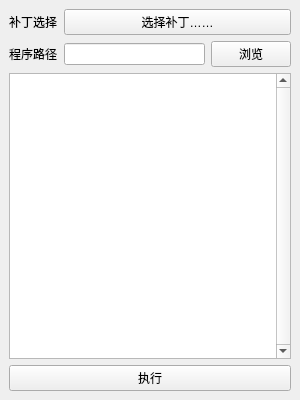
<?xml version="1.0" encoding="UTF-8"?>
<ui version="4.0">
 <class>MainWindow</class>
 <widget class="QMainWindow" name="MainWindow">
  <property name="geometry">
   <rect>
    <x>0</x>
    <y>0</y>
    <width>300</width>
    <height>400</height>
   </rect>
  </property>
  <property name="windowTitle">
   <string>简单补丁</string>
  </property>
  <widget class="QWidget" name="centralwidget">
   <layout class="QGridLayout" name="gridLayout" rowstretch="0,1,0,0" columnstretch="0,0,1">
    <property name="sizeConstraint">
     <enum>QLayout::SetMinimumSize</enum>
    </property>
    <item row="2" column="0" colspan="3">
     <widget class="QPlainTextEdit" name="txtStatus">
      <property name="sizePolicy">
       <sizepolicy hsizetype="Expanding" vsizetype="Expanding">
        <horstretch>0</horstretch>
        <verstretch>0</verstretch>
       </sizepolicy>
      </property>
      <property name="verticalScrollBarPolicy">
       <enum>Qt::ScrollBarAlwaysOn</enum>
      </property>
      <property name="readOnly">
       <bool>true</bool>
      </property>
     </widget>
    </item>
    <item row="0" column="0">
     <widget class="QLabel" name="label">
      <property name="sizePolicy">
       <sizepolicy hsizetype="Fixed" vsizetype="Preferred">
        <horstretch>0</horstretch>
        <verstretch>0</verstretch>
       </sizepolicy>
      </property>
      <property name="text">
       <string>补丁选择</string>
      </property>
     </widget>
    </item>
    <item row="0" column="1" colspan="2">
     <widget class="QPushButton" name="btnChoosePatch">
      <property name="text">
       <string>选择补丁……</string>
      </property>
     </widget>
    </item>
    <item row="1" column="2">
     <widget class="QPushButton" name="btnBrowsePath">
      <property name="sizePolicy">
       <sizepolicy hsizetype="Fixed" vsizetype="Fixed">
        <horstretch>0</horstretch>
        <verstretch>0</verstretch>
       </sizepolicy>
      </property>
      <property name="text">
       <string>浏览</string>
      </property>
     </widget>
    </item>
    <item row="1" column="1">
     <widget class="QLineEdit" name="txtProgramPath"/>
    </item>
    <item row="1" column="0">
     <widget class="QLabel" name="label_2">
      <property name="sizePolicy">
       <sizepolicy hsizetype="Preferred" vsizetype="Fixed">
        <horstretch>0</horstretch>
        <verstretch>0</verstretch>
       </sizepolicy>
      </property>
      <property name="text">
       <string>程序路径</string>
      </property>
     </widget>
    </item>
    <item row="3" column="0" colspan="3">
     <widget class="QPushButton" name="btnExecute">
      <property name="sizePolicy">
       <sizepolicy hsizetype="Expanding" vsizetype="Fixed">
        <horstretch>0</horstretch>
        <verstretch>0</verstretch>
       </sizepolicy>
      </property>
      <property name="text">
       <string>执行</string>
      </property>
      <property name="autoDefault">
       <bool>true</bool>
      </property>
     </widget>
    </item>
   </layout>
  </widget>
  <widget class="QMenuBar" name="menubar">
   <property name="geometry">
    <rect>
     <x>0</x>
     <y>0</y>
     <width>300</width>
     <height>22</height>
    </rect>
   </property>
  </widget>
 </widget>
 <tabstops>
  <tabstop>btnChoosePatch</tabstop>
  <tabstop>txtProgramPath</tabstop>
  <tabstop>btnBrowsePath</tabstop>
  <tabstop>txtStatus</tabstop>
  <tabstop>btnExecute</tabstop>
 </tabstops>
 <resources/>
 <connections/>
</ui>
